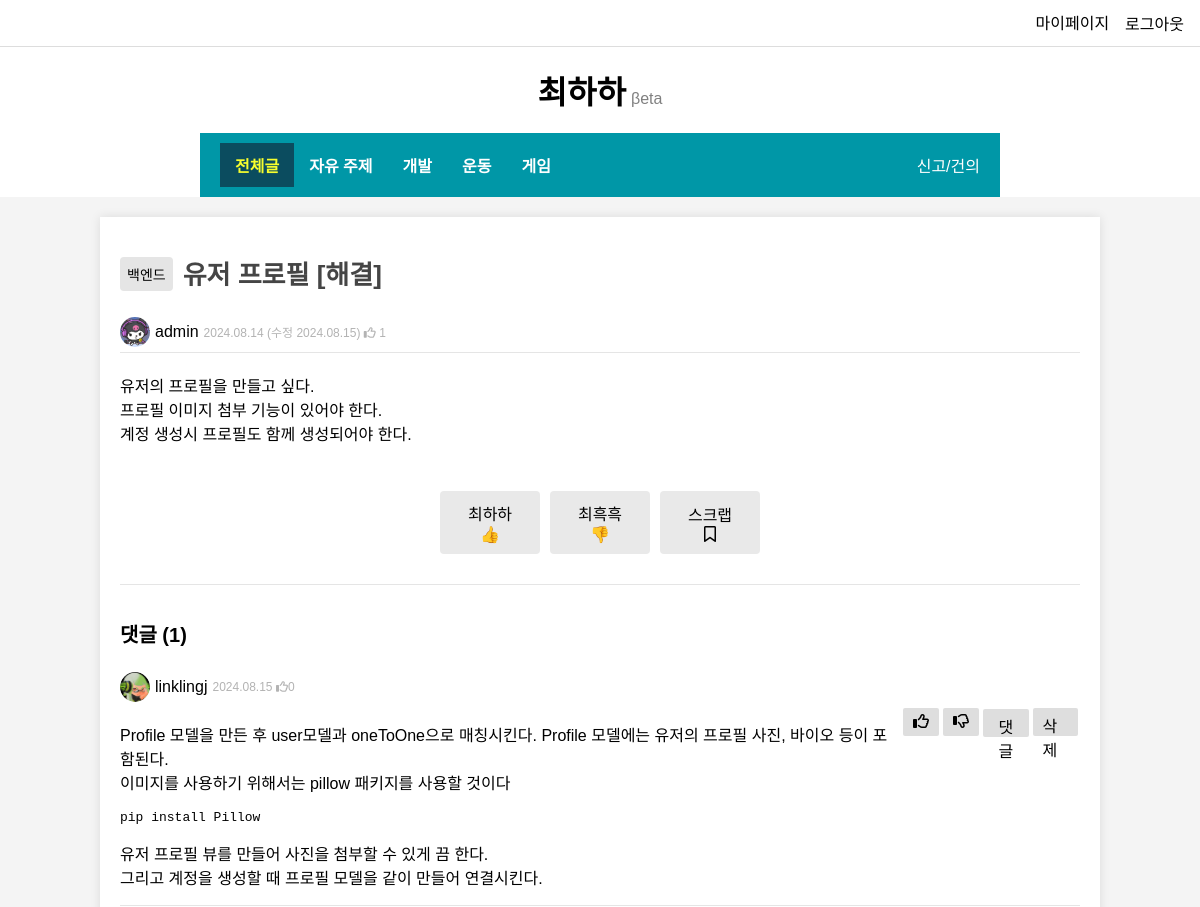
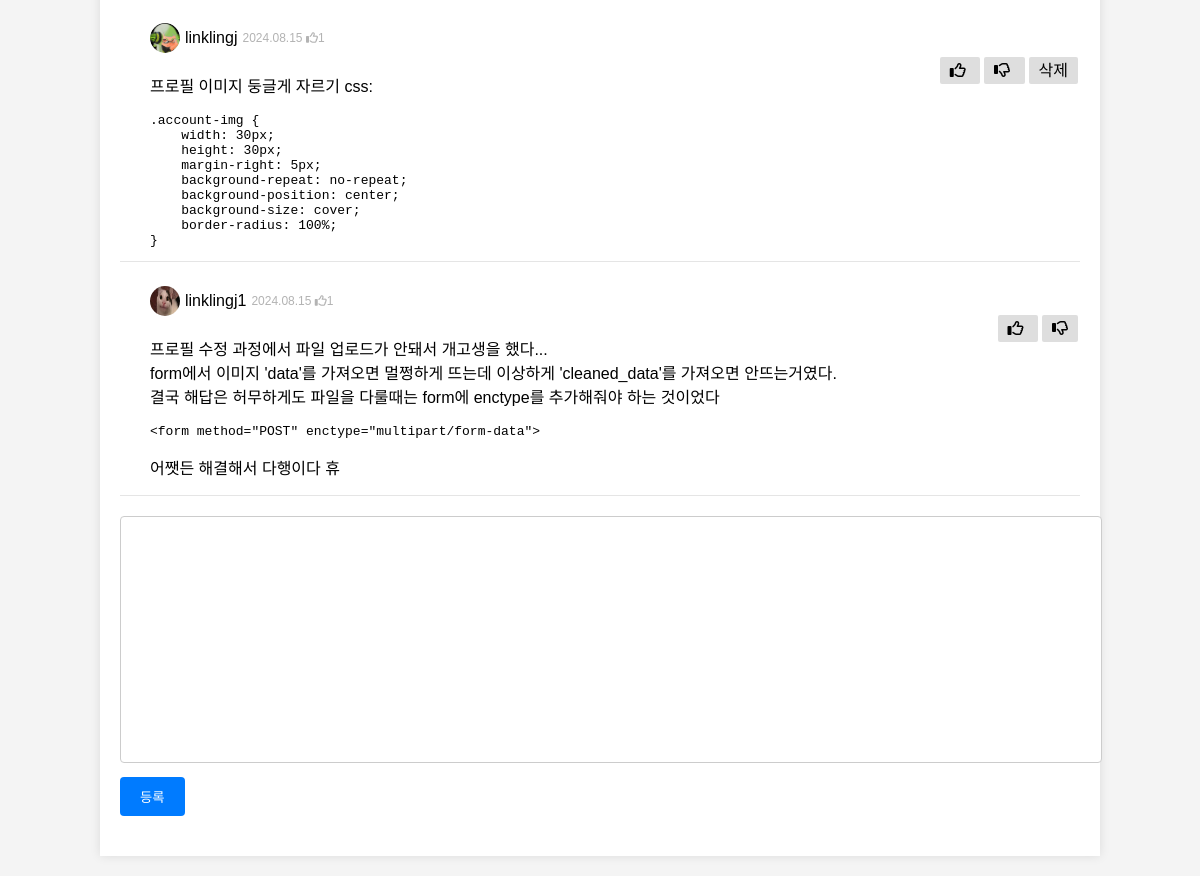
The app's page /pybo/question/16/ (signed in) with its own data (2 pictures, top to bottom).
### pybo/models.py (models this page shows, shortened)
class Question(models.Model):
	author = models.ForeignKey(User, on_delete=models.CASCADE, related_name='author_question')
	subject = models.CharField(max_length = 200)
	content = models.TextField()
	create_date = models.DateTimeField(auto_now_add = True)
	modify_date = models.DateTimeField(null=True, blank=True)
	voter = models.ManyToManyField(User, related_name='voter_question')
	down_voter = models.ManyToManyField(User, related_name='down_voter_question')
	category = models.ForeignKey(Category, on_delete=models.CASCADE, related_name='category')

class Category(models.Model):
	name = models.CharField(max_length=100, unique=True)
	link_name = models.CharField(max_length=100, unique=True)

class Answer(models.Model):
	author = models.ForeignKey(User, on_delete=models.CASCADE, related_name='author_answer')
	question = models.ForeignKey(Question, on_delete = models.CASCADE)
	content = models.TextField()
	create_date = models.DateTimeField(auto_now_add = True)
	modify_date = models.DateTimeField(null=True, blank=True)
	voter = models.ManyToManyField(User, related_name='voter_answer')
	down_voter = models.ManyToManyField(User, related_name='down_voter_answer')

class Comment(models.Model):
	author = models.ForeignKey(User, on_delete=models.CASCADE)
	answer = models.ForeignKey(Answer, null=True, blank=True, on_delete = models.CASCADE)
	content = models.TextField()
	create_date = models.DateTimeField()
	modify_date = models.DateTimeField(null=True, blank=True)
	voter = models.ManyToManyField(User, related_name='voter_comment')
	down_voter = models.ManyToManyField(User, related_name='down_voter_comment')

### common/models.py (models this page shows, shortened)
class Profile(models.Model):
	user = models.OneToOneField(User, on_delete=models.CASCADE)
	avatar = models.ImageField(default='default.jpg', upload_to='profile_images')
	bio = models.TextField(max_length=500, blank=True)

### pybo/views.py (the view)
# urls.py: path('question/<int:question_id>/', views.detail, name='detail'),
def detail(request, question_id):
	question = get_object_or_404(Question, pk=question_id)
	context = {'question': question}
	return render(request, 'pybo/question_detail.html', context)

### pybo/templatetags/pybo_filter.py (called while the page is built)
@register.filter()
def mark(value):
	extensions = ["nl2br", "fenced_code"]
	return mark_safe(markdown.markdown(value, extensions=extensions))

### templates/pybo/question_detail.html (shortened to what this page needs)
{% extends 'base.html' %}
{% load pybo_filter %}
{% block content %}
{% load static %}
<link rel="stylesheet" type="text/css" href="{% static 'question_detail.css' %}">
<div class="container">
	<div class="box">
		<div class="title_box">
			<div class="category">
				<a href="{% url 'pybo:index' category=question.category.link_name %}">{{ question.category.name }}</a>
			</div>
			<h1>{{ question.subject }}</h1>
		</div>
		<div class="question_info">
			<img class="account-img" src="{{ question.author.profile.avatar.url }} "/>
			{{ question.author.username }}
			<p class="small_text">
				{{ question.create_date|date:"Y.m.d" }}
				{% if question.modify_date %}
				(수정 {{ question.modify_date|date:"Y.m.d" }})
				{% endif %}
				<i class="fa-regular fa-thumbs-up"></i>
				{{ question.voter.count }}
			</p>
		</div>
	</div>
	<div class="box">
		<div>
			{{ question.content|mark }}
		</div>
		<div class="vote_box">
			<a href="{% url 'pybo:question_like' question.id %}" class="button">
				<span>최하하</span>
				<span>👍</span>
			</a>
			<a href="{% url 'pybo:question_dislike' question.id %}" class="button">
				<span>최흑흑</span>
				<span>👎</span>
			</a>
			<a href="#" class="button">
				<span>스크랩</span>
				<span><i class="fa-regular fa-bookmark"></i></span>
			</a>
		</div>
	</div>
	<h5>댓글 ({{ question.answer_set.count }})</h5>
	<div>
		{% for answer in question.answer_set.all %}
			<div class="box">
				<div class="answer_info_box">
					<img class="account-img" src="{{ answer.author.profile.avatar.url }} "/>
					{{ answer.author.username }}
					<p class="small_text">{{ answer.create_date|date:"Y.m.d" }}
						<i class="fa-regular fa-thumbs-up"></i>{{ answer.voter.count }}</p>
				</div>
				<div class="answer_content_box">
					<div>{{ answer.content|mark }}</div>
					<div class="answer_right">
						{% if request.user %}
						<a class="small_button" href="{% url 'pybo:answer_like' answer.id %}">
							{% if answer.user_liked %}
								<i class="fa-solid fa-thumbs-up"></i>
							{% else %}
								<i class="fa-regular fa-thumbs-up"></i>
							{% endif %}
						</a>
						<a class="small_button" href="{% url 'pybo:answer_dislike' answer.id %}">
							{% if answer.user_liked %}
								<i class="fa-solid fa-thumbs-down"></i>
							{% else %}
								<i class="fa-regular fa-thumbs-down"></i>
							{% endif %}
						</a>
						<button class="small_button make_comment" onclick="commentButton({{forloop.counter0}})">댓글</button>
						{% endif %}
						{% if answer.author == request.user %}
						<a class="small_button" style="height:18px" href="{% url 'pybo:answer_delete' answer.id %}">삭제</a>
						{% endif %}
					</div>
				</div>
			</div>
			{% for comment in answer.comment_set.all %}
				<div class="comment_box">
					<div class="comment_info_box">
						<img class="account-img" src="{{ comment.author.profile.avatar.url }} "/>
						{{ comment.author.username }}
						<p class="small_text">{{ comment.create_date|date:"Y.m.d" }}
						<i class="fa-regular fa-thumbs-up"></i>{{ comment.voter.count }}</i></p>
					</div>
					<div class="comment_content_box">
						<div>{{ comment.content|mark }}</div>
						<div class="comment_right">
							{% if request.user %}
							<a class="small_button" href="{% url 'pybo:comment_like' comment.id %}">
								{% if comment.user_liked %}
									<i class="fa-solid fa-thumbs-up"></i>
								{% else %}
									<i class="fa-regular fa-thumbs-up"></i>
								{% endif %}
							</a>
							<a class="small_button" href="{% url 'pybo:comment_dislike' comment.id %}">
								{% if comment.user_liked %}
									<i class="fa-solid fa-thumbs-down"></i>
								{% else %}
									<i class="fa-regular fa-thumbs-down"></i>
								{% endif %}
							</a>
							{% endif %}
							{% if comment.author == request.user %}
								<a class="small_button" href="{% url 'pybo:comment_delete' comment.id %}">삭제</a>
							{% endif %}
						</div>
					</div>
				</div>
			{% endfor %}
		{% endfor %}
	</div>
	<form action="{% url 'pybo:answer_create' question.id %}" method="post">
		<textarea name="content" id="content" {% if not user.is_authenticated %}disabled{% endif %} rows="15"></textarea>
		<input type="submit" value="등록"></input>
	</form>
</div>
{% load static %}
{% endblock %}

### static/styles.css (style rules this page uses)
body { font-family: Arial, sans-serif; background-color: #f4f4f4; margin-left: 30px; margin-right: 30px; padding: 0; }
.container { width: 80%; margin: 20px auto; padding: 20px; background-color: #fff; box-shadow: 0 0 10px rgba(0, 0, 0, 0.1); }
.box { border-bottom: 1px solid #e5e5e5; margin-bottom: 20px; }
form { margin-top: 20px; }
textarea { width: 100%; padding: 10px; margin-bottom: 10px; margin-right: 20px; border-radius: 4px; border: 1px solid #ccc; resize: none; font-family: Arial, sans-serif; }
input { margin-bottom: 20px; }
.button { background-color: #007BFF; color: white; border: none; padding: 10px 20px; border-radius: 4px; cursor: pointer; text-decoration: none; }
.small_button { background-color: #dedede; color: black; border: none; margin: 2px; padding: 5px 10px; border-radius: 2px; cursor: pointer; text-decoration: none; }

### static/navbar.css (style rules this page uses)
body { margin: 0; padding: 0; font-family: Arial, sans-serif; }

### static/question_detail.css (style rules this page uses)
h1 { font-size: 26px; color: #454545; margin-bottom: 20px; }
.title_box { display: flex; align-items: center; }
.category { display: flex; justify-content: center; background-color: #e5e5e5; padding: 7px; font-size: 14px; margin-right: 10px; border-radius: 4px; }
.category a { text-decoration: none; color: black; }
.small_text { font-size: 12px; color: #b3b3b3; margin-left: 5px; }
h5 { font-size: 20px; margin-bottom: 20px; }
input[type="submit"] { background-color: #007BFF; color: white; border: none; padding: 10px 20px; border-radius: 4px; cursor: pointer; }
.question_info { display: flex; align-items: center; }
.answer_info_box { display: flex; align-items: center; }
.answer_right { display: flex; align-items: flex-start; }
.comment_info_box { display: flex; align-items: center; }
.answer_content_box { display: flex; justify-content: space-between; }
.comment_content_box { display: flex; justify-content: space-between; }
.comment_box { border-bottom: 1px solid #e5e5e5; margin-bottom: 20px; padding-left: 30px; }
.make_comment { height: 28px; font-size: 16px; margin-top: 3px; }
.vote_box { padding: 30px; display: flex; justify-content: center; }
.vote_box a { display: flex; flex-direction: column; background-color: #e9e9e9; color: black; width: 80px; height: auto; padding: 10px; margin: 0px 5px; align-items: center; justify-content: center; }
.account-img { width: 30px; height: 30px; margin-right: 5px; background-repeat: no-repeat; background-position: center; background-size: cover; border-radius: 100%; }

### records on screen
Question: category.name "백엔드", subject "유저 프로필 [해결]", author.profile.avatar (picture), author.username "admin", create_date "2024.08.14", modify_date "2024.08.15", voter.count "1", content|mark "유저의 프로필을 만들고 싶다. 프로필 이미지 첨부 기능이 있어야 한다. 계정 생성시 프로필도 함께 생성되어야 한다.", answer_set.count "1"
Answer: author.profile.avatar (picture), author.username "linklingj", create_date "2024.08.15", voter.count "0", content|mark "Profile 모델을 만든 후 user모델과 oneToOne으로 매칭시킨다. Profile 모델에는 유저의 프로필 사진, 바이오 등이 포함된다. 이미지를 사용하기 위해서는 pillow 패키지를 사용할 것이다 pip install Pillow 유저 프로필 뷰를 만들어 사진을 첨부할 수 있게 끔 한다. 그리고 계정을 생성할 때 프로필 모델을 같이 만들어 연결시킨다.", shows "삭제"
Comment: author.profile.avatar (picture), author.username "linklingj", create_date "2024.08.15", voter.count "1", content|mark "프로필 이미지 둥글게 자르기 css: .account-img { width: 30px; height: 30px; margin-right: 5px; background-repeat: no-repeat; background-position: center; background-size: cover; border-radius: 100%; }", shows "삭제"
Comment: author.profile.avatar (picture), author.username "linklingj1", create_date "2024.08.15", voter.count "1", content|mark "프로필 수정 과정에서 파일 업로드가 안돼서 개고생을 했다... form에서 이미지 'data'를 가져오면 멀쩡하게 뜨는데 이상하게 'cleaned_data'를 가져오면 안뜨는거였다. 결국 해답은 허무하게도 파일을 다룰때는 form에 enctype를 추가해줘야 하는 것이었다 <form method=\"POST\" enctype=\"multipart/form-data\"> 어쨋든 해결해서 다행이다 휴"
